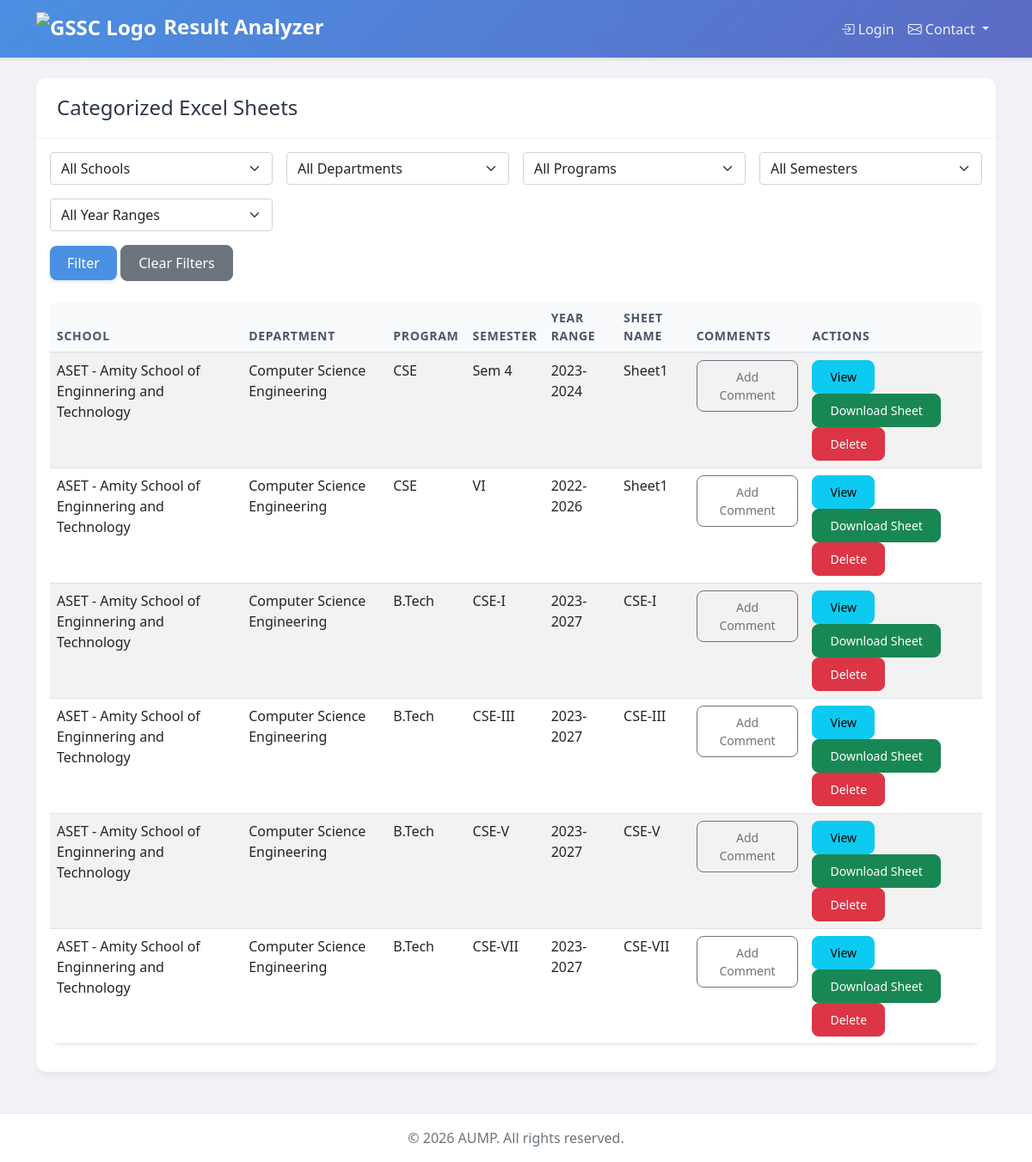
Page /excel/categories/ on the earlier database version.
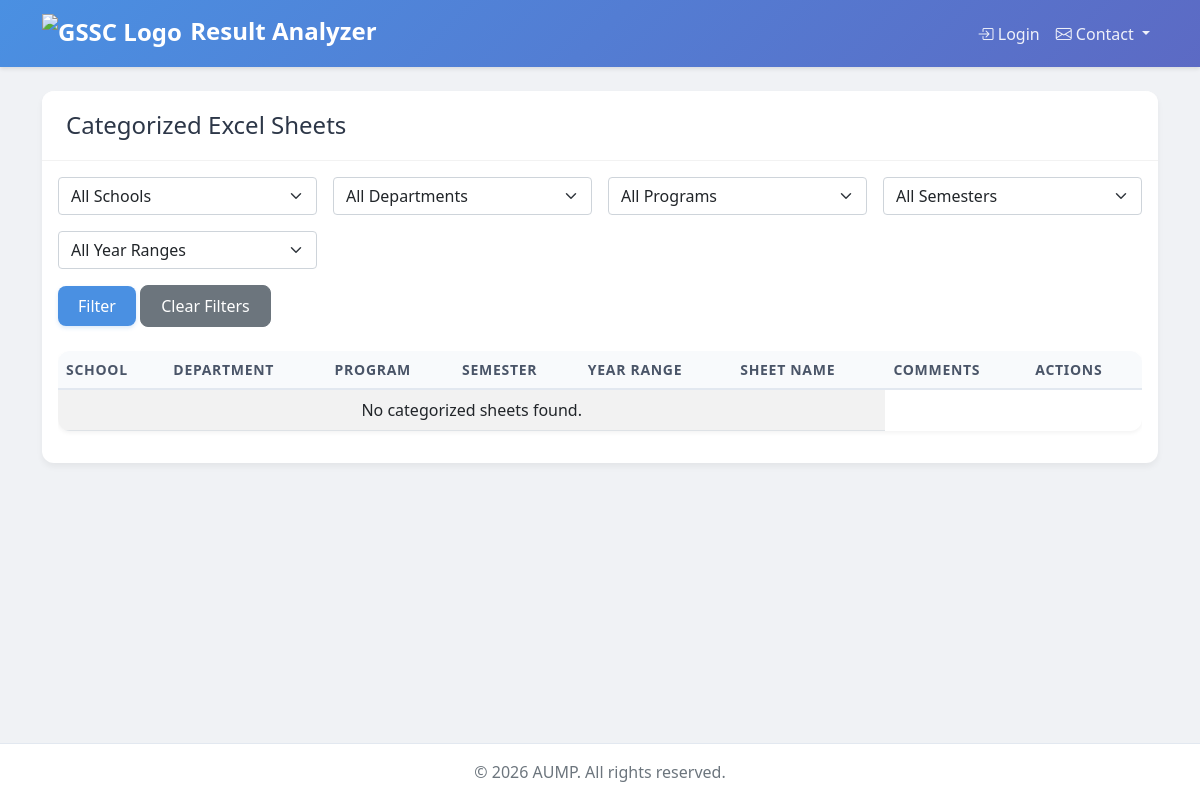
Same page on the later database version.
### excelhandler/models.py (models this page shows, shortened)
class SheetCategory(models.Model):
    excel_file = models.ForeignKey(ExcelFile, on_delete=models.CASCADE, related_name='sheet_categories')
    sheet_name = models.CharField(max_length=100)
    school = models.ForeignKey(School, on_delete=models.CASCADE, related_name='sheet_categories', null=True)
    department = models.ForeignKey(Department, on_delete=models.CASCADE, related_name='sheet_categories', null=True)
    program = models.CharField(max_length=100)    # e.g., B.Tech[CSE], BA[History]
    semester = models.CharField(max_length=50)    # e.g., SEM1, SEM3
    year_range = models.CharField(max_length=50)  # e.g., 2023-2027
    comments = models.TextField(blank=True, null=True, help_text="Additional information about the sheet")
    created_at = models.DateTimeField(auto_now_add=True)
    updated_at = models.DateTimeField(auto_now=True)
    is_active = models.BooleanField(default=True)
    class Meta:
        verbose_name = 'Sheet Category'
        verbose_name_plural = 'Sheet Categories'
        ordering = ['-created_at']

### users/models.py (models this page shows, shortened)
class School(models.Model):
    name = models.CharField(max_length=100, unique=True, help_text="Full name of the school")
    code = models.CharField(max_length=20, unique=True, help_text="Short code for the school (e.g., ASET, ALS)")
    description = models.TextField(blank=True, help_text="Optional description of the school")
    address = models.TextField(blank=True, help_text="School address")
    website = models.URLField(blank=True, help_text="School website URL")
    created_at = models.DateTimeField(auto_now_add=True)
    updated_at = models.DateTimeField(auto_now=True)
    is_active = models.BooleanField(default=True, help_text="Uncheck to disable this school")
    def __str__(self):
        return f"{self.code} - {self.name}"
    class Meta:
        ordering = ['code']
        verbose_name = 'School'
        verbose_name_plural = 'Schools'
        permissions = [
            ("can_manage_school", "Can manage schools")
        ]

class Department(models.Model):
    name = models.CharField(max_length=100, help_text="Full name of the Department")
    code = models.CharField(max_length=30, help_text="Short code of the Department")
    description = models.TextField(blank=True)
    school = models.ForeignKey(School, on_delete=models.CASCADE, related_name='departments')
    hod = models.ForeignKey('CustomUser', on_delete=models.SET_NULL, null=True, blank=True, related_name='hod_departments')
    created_at = models.DateTimeField(auto_now_add=True)
    updated_at = models.DateTimeField(auto_now=True)
    is_active = models.BooleanField(default=True)
    def __str__(self):
        return self.name
    class Meta:
        ordering = ['school', 'code']
        unique_together = ['school', 'code']
        verbose_name = 'Department'
        verbose_name_plural = 'Departments'
        permissions = [
            ("can_manage_department", "Can manage departments")
        ]

### excelhandler/views.py (the view)
# urls.py: path('categories/', views.view_categorized_sheets, name='view_categories'),  # View categorized sheets
def view_categorized_sheets(request):
    schools = SheetCategory.objects.values_list('school', flat=True).distinct()
    departments = SheetCategory.objects.values_list('department', flat=True).distinct()
    programs = SheetCategory.objects.values_list('program', flat=True).distinct()
    semesters = SheetCategory.objects.values_list('semester', flat=True).distinct()
    year_ranges = SheetCategory.objects.values_list('year_range', flat=True).distinct()
    categories = SheetCategory.objects.all()
    if request.GET.get('school'):
        categories = categories.filter(school=request.GET.get('school'))
    if request.GET.get('department'):
        categories = categories.filter(department=request.GET.get('department'))
    if request.GET.get('program'):
        categories = categories.filter(program=request.GET.get('program'))
    if request.GET.get('semester'):
        categories = categories.filter(semester=request.GET.get('semester'))
    if request.GET.get('year_range'):
        categories = categories.filter(year_range=request.GET.get('year_range'))
    context = {
        'categories': categories,
        'schools': schools,
        'departments': departments,
        'programs': programs,
        'semesters': semesters,
        'year_ranges': year_ranges,
        'selected_school': request.GET.get('school', ''),
        'selected_department': request.GET.get('department', ''),
        'selected_program': request.GET.get('program', ''),
        'selected_semester': request.GET.get('semester', ''),
        'selected_year_range': request.GET.get('year_range', '')
    }
    return render(request, 'excelhandler/view_categories.html', context)

### excelhandler/templates/excelhandler/view_categories.html (shortened to what this page needs)
{% extends 'excelhandler/base.html' %}
{% block content %}
<div class="card">
    <div class="card-header">
        <h4 class="mb-0">Categorized Excel Sheets</h4>
    </div>
    <div class="card-body">
        <form method="get" class="mb-4">
            <div class="row g-3">
                <div class="col-md-3">
                    <select name="school" class="form-select">
                        <option value="">All Schools</option>
                    </select>
                </div>
                <div class="col-md-3">
                    <select name="department" class="form-select">
                        <option value="">All Departments</option>
                    </select>
                </div>
                <div class="col-md-3">
                    <select name="program" class="form-select">
                        <option value="">All Programs</option>
                    </select>
                </div>
                <div class="col-md-3">
                    <select name="semester" class="form-select">
                        <option value="">All Semesters</option>
                    </select>
                </div>
                <div class="col-md-3">
                    <select name="year_range" class="form-select">
                        <option value="">All Year Ranges</option>
                    </select>
                </div>
                <div class="col-12">
                    <button type="submit" class="btn btn-primary">Filter</button>
                    <a href="{% url 'excelhandler:view_categories' %}" class="btn btn-secondary">Clear Filters</a>
                </div>
            </div>
        </form>
        <div class="table-responsive">
            <table class="table table-striped table-hover">
                <thead>
                    <tr>
                        <th>School</th>
                        <th>Department</th>
                        <th>Program</th>
                        <th>Semester</th>
                        <th>Year Range</th>
                        <th>Sheet Name</th>
                        <th>Comments</th>
                        <th>Actions</th>
                    </tr>
                </thead>
                <tbody>
                    {% for category in categories %}
                    <tr>
                        <td>{{ category.school }}</td>
                        <td>{{ category.department }}</td>
                        <td>{{ category.program }}</td>
                        <td>{{ category.semester }}</td>
                        <td>{{ category.year_range }}</td>
                        <td>{{ category.sheet_name }}</td>
                        <td>
                            <button type="button" class="btn btn-sm btn-outline-secondary" data-bs-toggle="modal" data-bs-target="#commentModal{{ category.id }}">
                                 {% if category.comments %}View{% else %}Add{% endif %} Comment
                            </button>
                        </td>
                        <td>
                            <a href="{% url 'excelhandler:view_sheet_category' category.id %}" class="btn btn-sm btn-info">
                                 View
                            </a>
                            <a href="{% url 'excelhandler:download_sheet' category.id %}" class="btn btn-sm btn-success">
                                 Download Sheet
                            </a>
                            <form method="post" action="{% url 'excelhandler:delete_sheet_category' category.id %}" style="display:inline;">
                                <button type="submit" class="btn btn-sm btn-danger" onclick="return confirm('Are you sure you want to delete this category?');">
                                     Delete
                                </button>
                            </form>
                        </td>
                    </tr>
                    {% empty %}
                    <tr>
                        <td colspan="6" class="text-center">No categorized sheets found.</td>
                    </tr>
                    {% endfor %}
                </tbody>
            </table>
        </div>
    </div>
</div>
{% endblock %}

### excelhandler/templates/excelhandler/base.html (shortened to what this page needs)
{% extends 'users/base.html' %}
    {% load static %}

### users/templates/users/base.html (shortened to what this page needs)
<!DOCTYPE html>
<html lang="en">
<head>
    <link href="https://cdn.jsdelivr.net/npm/bootstrap@5.1.3/dist/css/bootstrap.min.css" rel="stylesheet">
    <link href="https://cdn.jsdelivr.net/npm/bootstrap-icons@1.7.2/font/bootstrap-icons.css" rel="stylesheet">
     <link href='https://unpkg.com/boxicons@2.1.4/css/boxicons.min.css' rel='stylesheet'>
         {% load static %}
</head>
<body>
    <nav class="navbar navbar-expand-lg navbar-dark bg-primary">
        <div class="container">
            <a class="navbar-brand" href="{% url 'users:home' %}">
                <img src="https://brandlogovector.com/wp-content/uploads/2022/06/Amity-University-Logo.png" alt="GSSC Logo" width="142" height="40" class="d-inline-block align-text-top">
                Result Analyzer</a>
            <div class="collapse navbar-collapse" id="navbarNav">
                <ul class="navbar-nav ms-auto">
                    {% if user.is_authenticated %}
                    <li class="nav-item dropdown">
                        <a class="nav-link dropdown-toggle" href="#" id="navbarDropdown" role="button"
                           data-bs-toggle="dropdown" aria-expanded="false">
                            <i class="bi bi-person-circle"></i>
                            {{ user.get_full_name|default:user.username }}
                            {% if user.role %}
                            <span class="badge bg-light text-dark">{{ user.get_role_display }}</span>
                            {% endif %}
                        </a>
                        <ul class="dropdown-menu dropdown-menu-end">
                            <li>
                                <a class="dropdown-item" href="{% url 'users:change_password' %}">
                                    <i class="bi bi-key"></i> Change Password
                                </a>
                            </li>
                            <li><hr class="dropdown-divider"></li>
                            <li>
                                <a class="dropdown-item text-danger" href="{% url 'users:logout' %}">
                                    <i class="bi bi-box-arrow-right"></i> Logout
                                </a>
                            </li>
                        </ul>
                    </li>
                    {% else %}
                    <li class="nav-item">
                        <a class="nav-link" href="{% url 'users:login' %}">
                            <i class="bi bi-box-arrow-in-right"></i> Login
                        </a>
                    </li>
                        <li class="nav-item dropdown">
                            <a class="nav-link dropdown-toggle" href="#" id="contactDropdown" role="button" data-bs-toggle="dropdown">
                                <i class="bi bi-envelope"></i> Contact
                            </a>
                        </li>
                    {% endif %}
                </ul>
            </div>
        </div>
    </nav>
    <main class="py-4">
        <div class="container">
            {% block content %}{% endblock %}
        </div>
    </main>
    <footer class="footer mt-auto py-3">
        <div class="container text-center">
            <span class="text-muted">© {% now "Y" %} AUMP. All rights reserved.</span>
        </div>
    </footer>
</body>
</html>

### users/templates/users/base.html (style rules this page uses)
:root { --primary-color: #4a90e2; --secondary-color: #5c6ac4; --success-color: #47d185; --warning-color: #ffd93d; --danger-color: #ff6b6b; --light-color: #f8f9fa; --dark-color: #2d3748; }
body { background-color: #f0f2f5; min-height: 100vh; display: flex; flex-direction: column; color: var(--dark-color); }
.navbar { background: linear-gradient(135deg, var(--primary-color), var(--secondary-color)); box-shadow: 0 2px 4px rgba(0,0,0,0.1); }
.navbar-brand { font-weight: 700; color: white !important; font-size: 1.5rem; }
.nav-link { color: rgba(255,255,255,0.9) !important; font-weight: 500; transition: all 0.3s ease; }
.card { border: none; border-radius: 12px; box-shadow: 0 4px 6px rgba(0,0,0,0.05); transition: all 0.3s ease; background: white; margin-bottom: 1.5rem; }
.card-header { background: white; border-bottom: 1px solid rgba(0,0,0,0.05); padding: 1.25rem 1.5rem; font-weight: 600; border-radius: 12px 12px 0 0 !important; }
.btn { padding: 0.5rem 1.25rem; font-weight: 500; border-radius: 8px; transition: all 0.3s ease; }
.btn-primary { background: var(--primary-color); border: none; box-shadow: 0 2px 4px rgba(74, 144, 226, 0.2); }
.table { border-radius: 12px; overflow: hidden; box-shadow: 0 2px 4px rgba(0,0,0,0.05); }
.table thead th { background: #f8fafc; border-bottom: 2px solid #e2e8f0; color: #4a5568; font-weight: 600; text-transform: uppercase; font-size: 0.875rem; letter-spacing: 0.05em; }
footer { margin-top: auto; background-color: white; padding: 1.5rem 0; border-top: 1px solid #e2e8f0; color: #4a5568; }

Differences in the rows shown:
removed SheetCategory: school "ASET - Amity School of Enginnering and Technology", department "Computer Science Engineering", program "CSE", semester "Sem 4", year_range "2023-2024", sheet_name "Sheet1", shows "Add"
removed SheetCategory: school "ASET - Amity School of Enginnering and Technology", department "Computer Science Engineering", program "CSE", semester "VI", year_range "2022-2026", sheet_name "Sheet1", shows "Add"
removed SheetCategory: school "ASET - Amity School of Enginnering and Technology", department "Computer Science Engineering", program "B.Tech", semester "CSE-I", year_range "2023-2027", sheet_name "CSE-I", shows "Add"
removed SheetCategory: school "ASET - Amity School of Enginnering and Technology", department "Computer Science Engineering", program "B.Tech", semester "CSE-III", year_range "2023-2027", sheet_name "CSE-III", shows "Add"
removed SheetCategory: school "ASET - Amity School of Enginnering and Technology", department "Computer Science Engineering", program "B.Tech", semester "CSE-V", year_range "2023-2027", sheet_name "CSE-V", shows "Add"
removed SheetCategory: school "ASET - Amity School of Enginnering and Technology", department "Computer Science Engineering", program "B.Tech", semester "CSE-VII", year_range "2023-2027", sheet_name "CSE-VII", shows "Add"
Other differences:
text now shown: "No categorized sheets found."
